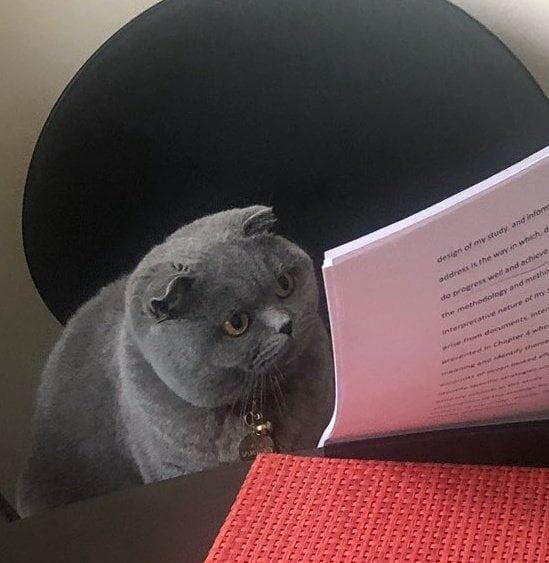
#> input picture src/image/readingCat.jpg, 549 x 563 px, found by its file name
$ python -i module.py   (imports and definitions only)
#> lines starting #> are read from the running program, lines starting #| are printed output that depends on the picture; after the words box and inside, x2 and y2 are one past the last pixel; in counts of white or black regions, pixels touching at a corner belong together
import cv2
import os
import numpy as np
import base64
from src.settings import MEDIA_ROOT

width = 480
height = 640


def preProcessing(img):
    imgGray = cv2.cvtColor(img, cv2.COLOR_BGR2GRAY)
    imgBlur = cv2.GaussianBlur(imgGray, (7, 7), 1)
    imgCanny = cv2.Canny(imgBlur, 80, 200)
    # kernel = np.ones((5, 5))
    # imgDial = cv2.dilate(imgCanny, kernel, iterations=2)
    # imgThres = cv2.erode(imgDial,kernel, iterations=1)
    return imgCanny


# Xác định đường biên    của ảnh và trả về khung hình chữ nhật lớn nhất
def getContours(img):
    biggest = np.array([])
    maxArea = 0
    maxCnt = np.array([])
    contours, hierarchy = cv2.findContours(img, cv2.RETR_LIST, cv2.CHAIN_APPROX_SIMPLE)
    for cnt in contours:
        area = cv2.contourArea(cnt)
        if area > 500:
            peri = cv2.arcLength(cnt, True)
            approx = cv2.approxPolyDP(cnt, 0.02 * peri, True)
            if area > maxArea and len(approx) == 4:
                biggest = approx
                maxArea = area
                maxCnt = cnt

    return biggest


# sắp xếp lại vị trí của toạ độ theo định dạng của toạ độ ([[0, 0], [width, 0], [0, height], [width, height]])
def reorder(myPoints):
    myPoints = myPoints.reshape((4, 2))
    myPointsNew = np.zeros((4, 1, 2), np.int32)
    add = myPoints.sum(1)
    myPointsNew[0] = myPoints[np.argmin(add)]
    myPointsNew[3] = myPoints[np.argmax(add)]
    diff = np.diff(myPoints, axis=1)
    myPointsNew[1] = myPoints[np.argmin(diff)]
    myPointsNew[2] = myPoints[np.argmax(diff)]
    return myPointsNew


# warp khung lớn nhất vào image
def getWarp(img, bigest):
    bigest = reorder(bigest)
    pts1 = np.float32(bigest)
    pts2 = np.float32([[0, 0], [width, 0], [0, height], [width, height]])
    matrix = cv2.getPerspectiveTransform(pts1, pts2)
    imgOut = cv2.warpPerspective(img, matrix, (width, height))
    return imgOut


def ImageModule(path):
#> called with path = '../image/readingCat.jpg'
    path = os.path.join(MEDIA_ROOT, path[8:])
    image = cv2.imread(path)
#> image is the input picture: shape (563, 549, 3); mean B, G, R 73.3, 72.4, 94.6
    image = cv2.resize(image, (width, height))
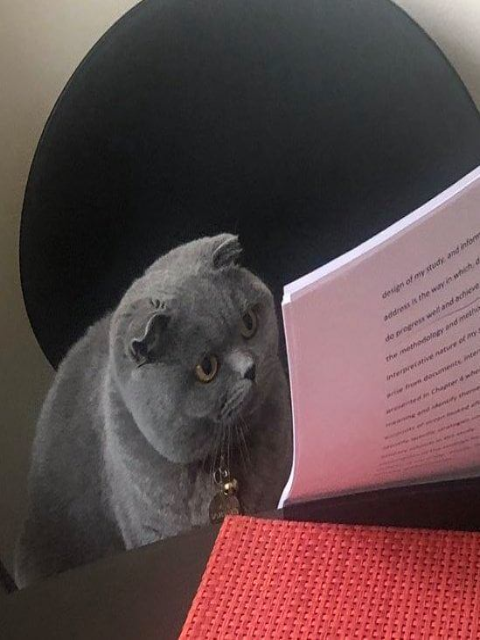
#> image: shape (640, 480, 3); mean B, G, R 73.2, 72.3, 94.4
    imageContour = image.copy()
    imgCanny = preProcessing(image)
#> in preProcessing, `imgGray = cv2.cvtColor(img, cv2.COLOR_BGR2GRAY)`:
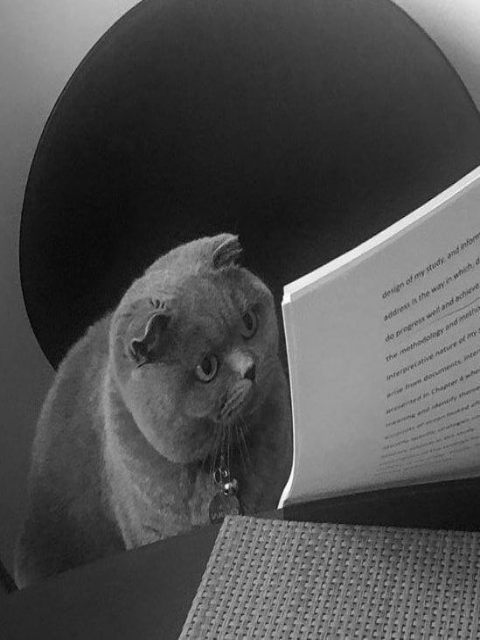
#> imgGray: shape (640, 480); min 3, max 254, mean 79
#> in preProcessing, `imgCanny = cv2.Canny(imgBlur, 80, 200)`:
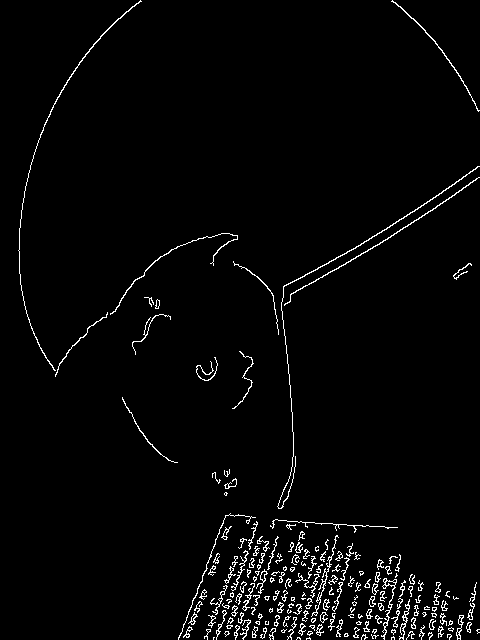
#> imgCanny: shape (640, 480); 2.6% white in thin lines or dots
    biggest = getContours(imgCanny)
#> in getContours, `contours, hierarchy = cv2.findContours(img, cv2.RETR_LIST, cv2.CHAIN_A..`: contours = 341 contours, 285 with area under 20; largest, box (x1, y1, x2, y2) and area: (277, 166, 480, 509) 132, (381, 578, 397, 640) 121, (284, 177, 480, 306) 118, (18, 0, 142, 371) 113, (391, 0, 480, 112) 79
#> the loop in getContours, `for cnt in contours:` made 341 passes
#> area on passes 50, 53, 58: 23, 26.5, 24
#> after the loop in getContours, `for cnt in contours:`: biggest = empty array; maxArea = 0; maxCnt = empty array
#> biggest = empty array
    if len(biggest) > 0:
        cv2.drawContours(imageContour, biggest, -1, (255, 0, 0), 3)
        imgWarp = getWarp(image, biggest)
        retval, img_arr = cv2.imencode('.jpg', imgWarp)
        img_as_base64 = base64.b64encode(img_arr)
        return {"success": True,
                "result": img_as_base64}
    else:
        return {
            "success": False,
            "message": "can't detect the image"}

    # cv2.imshow('image', imgWarp)
    # cv2.waitKey(0)

>>> result = ImageModule('../image/readingCat.jpg')
